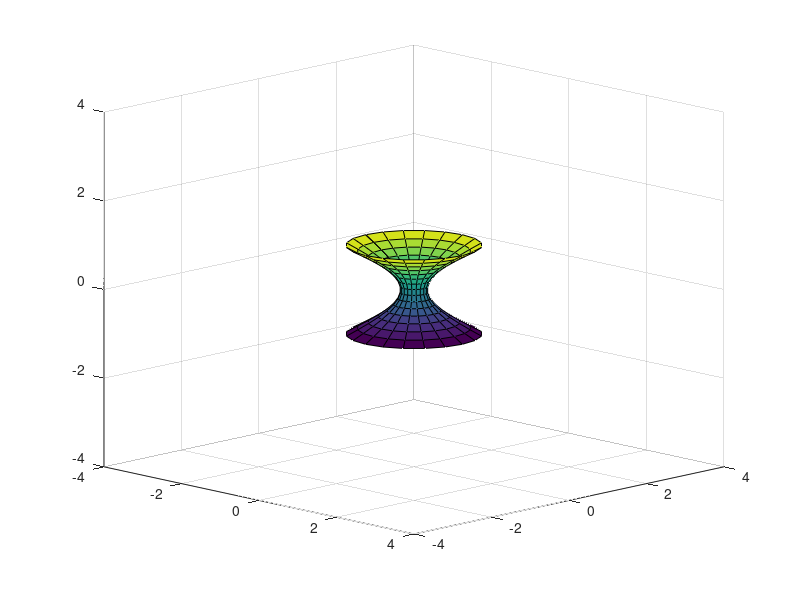

The MATLAB source for this figure:
% @file     viewer3D.m
% @author   afruehstueck
% @date     30/01/2017
%
%create a 3D view and show a 3D object in it

function [viewer, points] = viewer3D(dimX, dimY, dimZ)
    if (~exist('dimX', 'var'))
        dimX = [-4, 4];
    end

    if (~exist( 'dimY', 'var'))
        dimY = [-4, 4];
    end
    
    if (~exist( 'dimZ', 'var'))
        dimZ = [-4, 4];
    end

    scr = get(groot, 'ScreenSize');  
    viewer = figure('Name', '3D Viewer', 'NumberTitle', 'off', 'Position', [scr(3)/2 50 scr(3)/3 scr(3)/3]);
    hold on;
    grid on;
    
    axis([dimX dimY dimZ]);
    view(45, 15);

    %[x, y, z] = sphere()
    t = 0 : pi/15 : pi;
    [x, y, z] = cylinder(sin(t) - pi/3 - 0.2);
    
    points(:, :, 1) = x;
    points(:, :, 2) = y;
    points(:, :, 3) = 2*z - 1;
    surf(points(:, :, 1),points(:, :, 2),points(:, :, 3));
    
    drawnow;
end